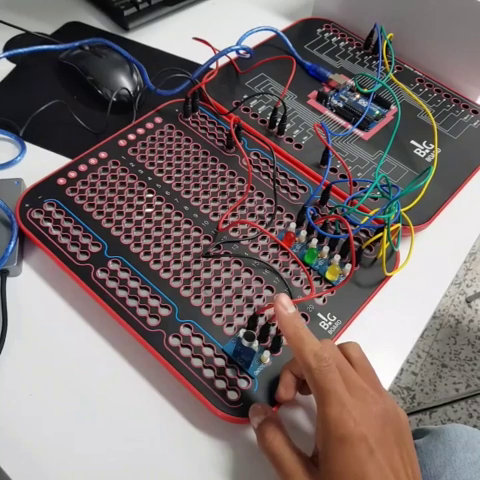
#> input picture frame 6 of videos/arduino.mp4, 480 x 480 px
$ python video_write.py
#> lines starting #> are read from the running program, lines starting #| are printed output that depends on the picture
import cv2

cap = cv2.VideoCapture('videos/arduino.mp4')
# codec = cv2.Videowriter_fourcc('M', 'J', 'P', 'G')
# out = cv2.VideoWriter('videos/output.avi', codec, 25.0, (640, 480))
out = cv2.VideoWriter('videos/output2.mp4', cv2.VideoWriter_fourcc(*'MJPG'), 25, (640, 480))

while cap.isOpened():
    ret, frame = cap.read()
#> frame is the input picture: shape (480, 480, 3); mean B, G, R 109.8, 109.6, 122.1

    if ret:
        frame = cv2.flip(frame, 1)
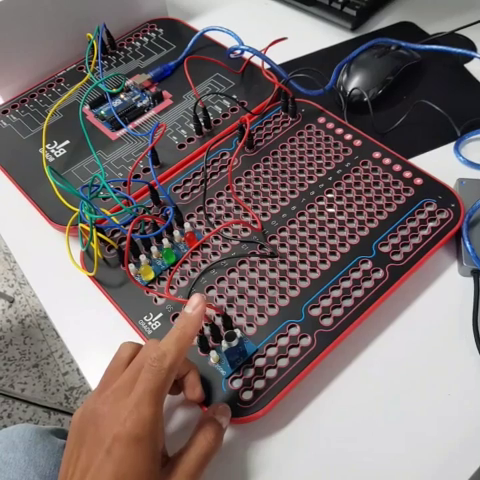
#> frame: shape (480, 480, 3); mean B, G, R 109.8, 109.6, 122.1
        out.write(frame)
        cv2.imshow('frame', frame)
        if cv2.waitKey(100) & 0xFF == 27:
#> (key Esc is pressed here)
            break


cap.release()
out.release()
cv2.destroyAllWindows()

$ run again, starting later in the video
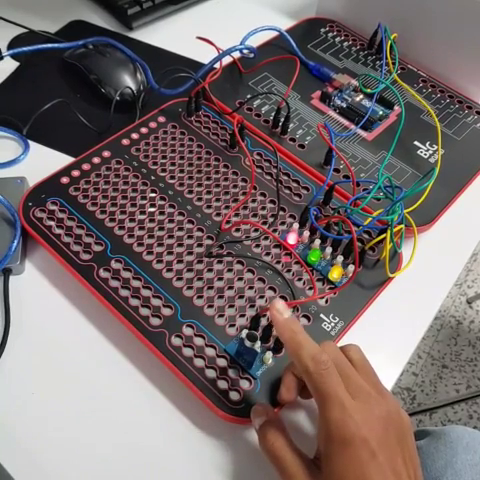
#> input picture frame 27 of videos/arduino.mp4, 480 x 480 px
#> frame is the input picture: shape (480, 480, 3); mean B, G, R 110, 110, 122.4
#> `frame = cv2.flip(frame, 1)`:
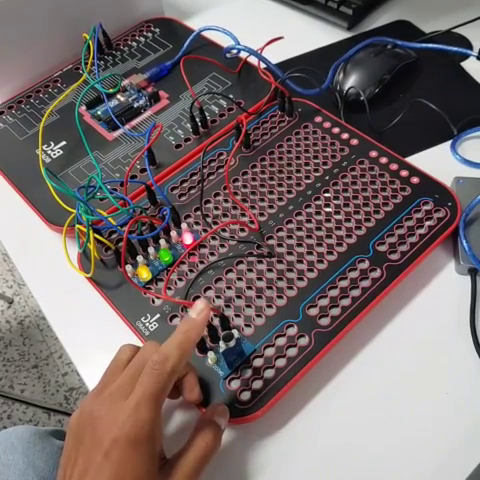
#> frame: shape (480, 480, 3); mean B, G, R 110, 110, 122.4

$ run again, starting later in the video
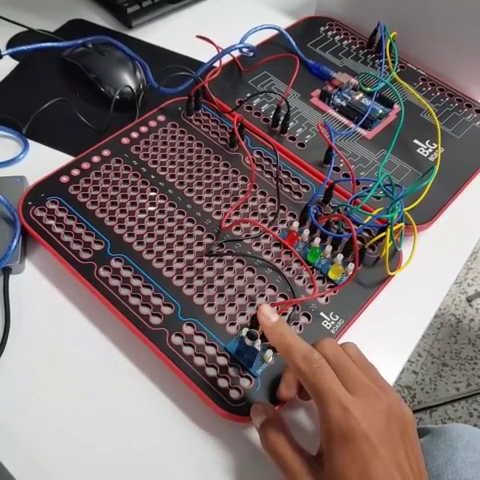
#> input picture frame 48 of videos/arduino.mp4, 480 x 480 px
#> frame is the input picture: shape (480, 480, 3); mean B, G, R 110.8, 110.1, 123.5
#> `frame = cv2.flip(frame, 1)`:
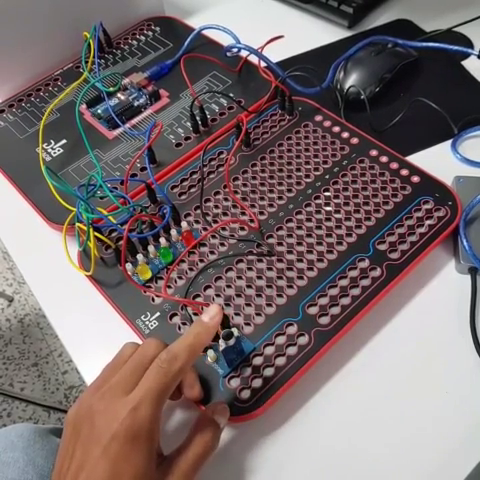
#> frame: shape (480, 480, 3); mean B, G, R 110.8, 110.1, 123.5
